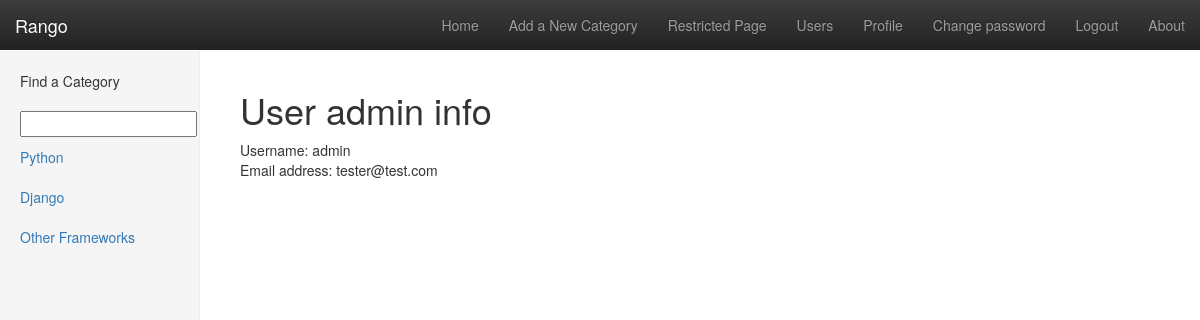
Page /accounts/users/1/ (signed in) on the committed database.
### rango/models.py (models this page shows, shortened)
class Category(models.Model):
    name = models.CharField(max_length=128, unique=True)
    views = models.IntegerField(default=0, validators=[validate_negative])
    likes = models.IntegerField(default=0)
    slug = models.SlugField()
    class Meta:
        verbose_name_plural = "Categories"

### rango/views.py (the view)
# urls.py: path('accounts/users/<int:user_id>/', views.user_info, name='user_info'),
@login_required
def user_info(request, user_id):
    if user_id != 0:
        user = User.objects.get(pk=user_id)
    else:
        user = request.user
    try:
        profile = UserProfile.objects.get(user=user)
    except UserProfile.DoesNotExist:
        profile = {}
    return render(request, 'registration/user_info.html',
                  {'user': user,
                   'profile': profile,
                   'user_id': user_id}
                  )

### rango/templatetags/rango_extras.py (called while the page is built)
@register.inclusion_tag('rango/cats.html')
def get_category_list(cat=None):
    return {'cats': Category.objects.all(), 'act_cat': cat}

### templates/registration/user_info.html (shortened to what this page needs)
{% extends 'base.html' %}
{% load static %}
{% block body_block %}
    {% if user.is_authenticated %}
        <h1>User {{user.username}} info</h1>
        Username: {{user.username}}<br/>
        Email address: {{user.email}}<br/>
    {% endif %}
{% endblock %}

### templates/rango/cats.html
<ul class="nav nav-sidebar">
    {% if cats %}
        {% for c in cats %}
            {% if c == act_cat %}
                <li  class="active" >
            {% else  %}
                <li>
            {% endif %}
            <a href="{% url 'rango:category'  c.slug %}">{{ c.name }}</a></li>        {% endfor %}
    {% else %}
        <li> <strong >There are no category present.</strong></li>
    {% endif %}
</ul>

### static/css/dashboard.css (style rules this page uses)
body { padding-top: 50px; }
.nav-sidebar { margin-right: -21px; margin-bottom: 20px; margin-left: -20px; }
.nav-sidebar > li > a { padding-right: 20px; padding-left: 20px; }

### rows in the picture
Category: name "Python"
Category: name "Django"
Category: name "Other Frameworks"

### other values in the picture
{{ user.username }} "admin"
{{ user.email }} "tester@test.com"
